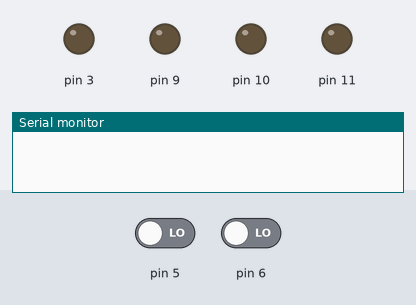
A sketch run on a simulated Arduino Uno, built with avr-gcc and run on an emulated ATmega328P. Shown: output pins drawn as LEDs (lit = HIGH), the last lines printed to the serial monitor. Inputs (shaded band) come from the test bench; at power-on: pin 5 LOW, pin 6 LOW. At 10.0 s the program stops and its outputs stay as they are.

Above: at 0.1 s.
At 3.1 s:
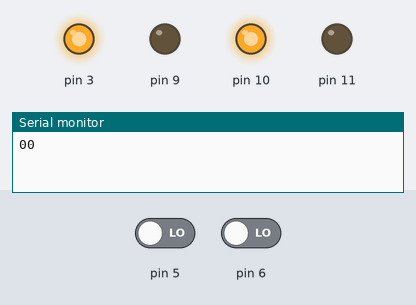
Timing chart, 0 to 9.5 s (numbered marks = the images above):
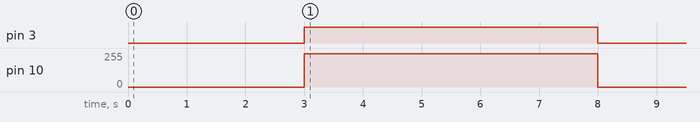

Measured:
- by itself, pin 3: LOW → HIGH at 3.0 s, → LOW 5.0 s later
- by itself, pin 10: 0/255 → 250/255 at 3.0 s, → 0/255 5.0 s later

The sketch:

arduinonanobot.ino
```cpp
#include "d8833.h"  //L_Motor(+-speed),R_Motor(+-speed),stop(miili)
#include "nanobot_sensors.h"

void setup(){
  Serial.begin(115200);
  setMotor(11,10,9,3);
  setQRE1113(5,6); //left 5 , right 6
  delay(3000);
}

void loop(){
  qreData getQRE;
  getQRE = readQRE();
  Serial.print(getQRE.leftFrontValue);Serial.print(getQRE.rightFrontValue);
  L_Motor(250);
  R_Motor(255);
  delay(5000);
  while(1)stop(1000);
}
```

d8833.cpp
```cpp
// MotorControl.cpp

#include "d8833.h"

// ตัวอย่างขาที่ใช้
byte lPin1,lPin2,rPin1,rPin2;

void setMotor(byte in1,byte in2,byte in3,byte in4){
	lPin1=in1;
  lPin2=in2;
  rPin1=in3;
  rPin2=in4;
	pinMode(lPin1, OUTPUT);
	pinMode(lPin2, OUTPUT);
	pinMode(rPin1, OUTPUT);
	pinMode(rPin2, OUTPUT);
}

void L_Motor(int speed) {
  if (speed >= 0) {
    analogWrite(lPin2, speed);
    digitalWrite(lPin1, LOW);
  } else
  {
	speed=(-1)*speed;
    digitalWrite(lPin2, LOW);
    analogWrite(lPin1, speed);
  }
}

void R_Motor(int speed) {
  if (speed >= 0) {
    analogWrite(rPin2, speed);
    digitalWrite(rPin1, LOW);
  } else
  {
	speed=(-1)*speed;
    digitalWrite(rPin2, LOW);
    analogWrite(rPin1, speed);
  }
}

void stop(int stopTime){
	digitalWrite(lPin1, LOW);
	digitalWrite(lPin2, LOW);
	digitalWrite(rPin1, LOW);
	digitalWrite(rPin2, LOW);
	delay(stopTime);
}
```

d8833.h
```cpp
// MotorControl.h

#ifndef D8833_H
#define D8833_H

#include <Arduino.h>

// ฟังก์ชันควบคุมมอเตอร์
void setMotor(byte in1, byte in2,byte in3,byte in4); //in1-in4 (11,10,9,3)
void L_Motor(int speed);  //-255 to 255  in1-2
void R_Motor(int speed); // -255 to 255  in3-4
void stop(int stopTime); //ส่งมาเป็นมิลลิ

#endif
```

nanobot_sensors.cpp
```cpp
// MotorControl.cpp
#include "nanobot_sensors.h"
const int timeOut=1200;
byte qrePins[2];

void setQRE1113(byte LF,byte RF){
    qrePins[0]=LF;
    qrePins[1]=RF;
}

int readQREsensor(byte Pin){
  pinMode(Pin, OUTPUT);
  digitalWrite(Pin, HIGH);
  delayMicroseconds(10);
  pinMode(Pin, INPUT);
  for(int n=0; n < timeOut ; n++) if(!digitalRead(Pin))return n;
  return timeOut;
}

qreData readQRE(){
  qreData readData;
  readData.leftFrontValue=readQREsensor(qrePins[0]);
  readData.rightFrontValue=readQREsensor(qrePins[1]);
  return readData;
}
```

nanobot_sensors.h
```cpp
// MotorControl.h

#ifndef NANOBOT_SENSORS_H
#define NANOBOT_SENSORS_H

#include <Arduino.h>

struct qreData{
  int leftFrontValue;
  int rightFrontValue;
};

void setQRE1113(byte LF,byte RF);
qreData readQRE();

#endif
```
